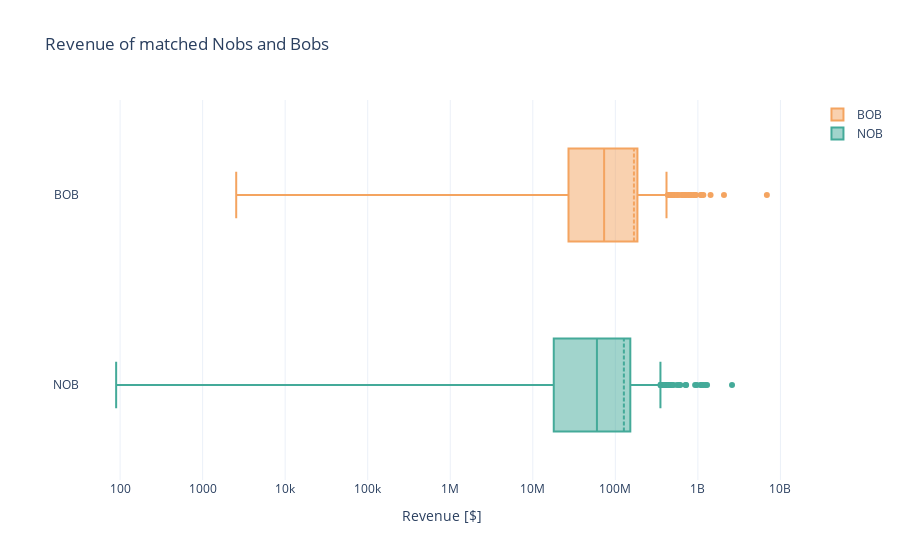

Write notebook code for a chart like this one.
### Code cell
import plotly.graph_objects as go

df_boxplot = pd.DataFrame()
df_boxplot['NOB'] = X_not_book["notnorm_revenue"][[pairs[i][1] for i in range(len(pairs))]].reset_index(drop=True)
df_boxplot["BOB"] = X_book["notnorm_revenue"][np.sort([pairs[i][0] for i in range(len(pairs))])].reset_index(drop=True)
# plt.boxplot(df_boxplot, labels=["NOB", "BOB"], whis=(0, 100), )
# plt.grid()
# plt.yscale('log')

# fig = plx.box(df_boxplot, x=['NOB', 'BOB'], title='Revenue of NOB and BOB that were matched', labels={"variable":"", "value":'Revenue [$]'}, )
# fig.update_layout(xaxis_type='log')
# fig.show()

# Create box plot using plotly.graph_objects
fig = go.Figure()

# Add traces for NOB and BOB
fig.add_trace(go.Box(x=df_boxplot['NOB'], name='NOB', boxmean=True, orientation='h', marker_color = '#44AA99', legendrank=2))
fig.add_trace(go.Box(x=df_boxplot['BOB'], name='BOB', boxmean=True, orientation='h', marker_color = 'sandybrown' ,legendrank=1))

# Update layout with title, labels, and log scale
fig.update_layout(
    title='Revenue of matched Nobs and Bobs',
    xaxis=dict(
        title='Revenue [$]',
        type='log'
    ),
    yaxis=dict(
        title=''
    )
)
fig.update_layout(
        width=None,
        height=None,
        template='plotly_white'
    )

# Show the figure
fig.show()

html_content = f"""
        <!DOCTYPE html>
        <html>
        <head>
            <style>
                .plotly-graph-div {{
                    width: 100% !important;
                    height: 100% !important;
                }}
            </style>
        </head>
        <body>
            <div id="plotly-div"></div>
            <script src="https://cdn.plot.ly/plotly-latest.min.js"></script>
            <script>
                var plotly_data = {fig.to_json()};
                Plotly.newPlot('plotly-div', plotly_data.data, plotly_data.layout);
            </script>
        </body>
        </html>
        """

with open('matches.html', 'w') as f:
    f.write(html_content)

### Figure 1 — Plotly figure (JSON) as saved in the notebook; plotly's stock layout.template omitted (floating-point values rounded to 4 significant figures; data arrays with more than 128 entries replaced by an {"elided": "..."} marker saying what was removed)
{"data": [{"boxmean": true, "legendrank": 2, "marker": {"color": "#44AA99"}, "name": "NOB", "orientation": "h", "type": "box", "x": {"elided": "434 float values"}}, {"boxmean": true, "legendrank": 1, "marker": {"color": "sandybrown"}, "name": "BOB", "orientation": "h", "type": "box", "x": {"elided": "434 float values"}}], "layout": {"title": {"text": "Revenue of matched Nobs and Bobs"}, "xaxis": {"title": {"text": "Revenue [$]"}, "type": "log"}, "yaxis": {"title": {"text": ""}}}}
